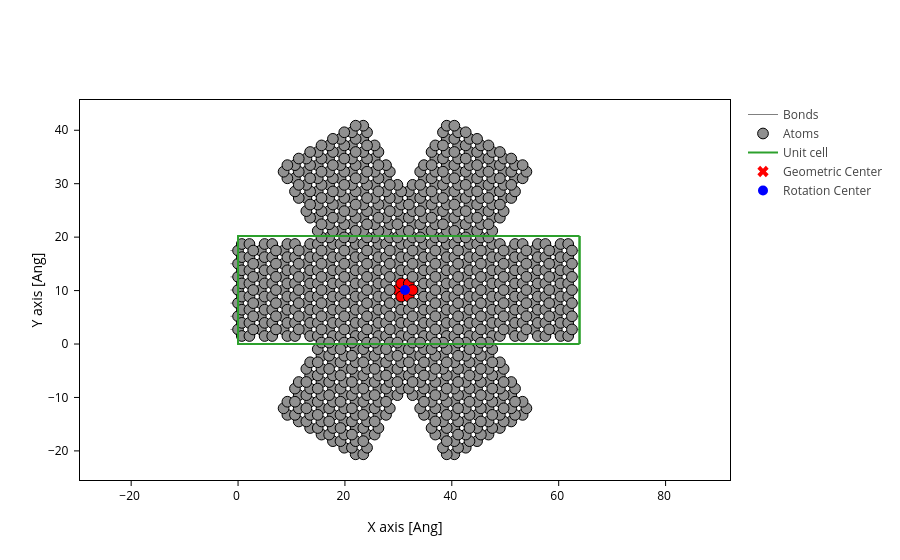

Notebook code for this chart:
### Markdown cell above
# Automation using `kind = 'armchair'`

### Code cell
WIDTH = 15
LENGTH = 15
graphene, atom_index = generate_structure(width=WIDTH, length=LENGTH)

fig = plot_with_center(graphene)

# fig.update_inputs(atoms_style=[{"color": "red", "atoms": atom_index[0]}, {"color": "blue", "atoms": atom_index[1]}, {"color": "green", "atoms": atom_index[2]} ])
fig.show()

### Figure 1 — Plotly figure (JSON) as saved in the notebook; plotly's stock layout.template omitted (floating-point values rounded to 4 significant figures; data arrays with more than 128 entries replaced by an {"elided": "..."} marker saying what was removed)
{"data": [{"line": {"color": "gray", "width": 1}, "meta": {}, "mode": "lines", "name": "Bonds", "opacity": 1, "type": "scatter", "x": {"elided": "30912 float values"}, "y": {"elided": "30912 float values"}}, {"marker": {"color": {"elided": "1014 str values"}, "line": {"color": "black", "width": 1}, "opacity": 1, "size": 10.72}, "meta": {}, "mode": "markers", "name": "Atoms", "opacity": 1, "type": "scatter", "x": {"elided": "1014 float values"}, "y": {"elided": "1014 float values"}}, {"meta": {}, "mode": "lines", "name": "Unit cell", "type": "scatter", "x": [0.0, 0.0, 63.9, 63.9, 0.0, 0.0, NaN, 0.0, 0.0, 0.0, 63.9, 63.9, 0.0, NaN, 63.9, 63.9, NaN, 63.9, 63.9], "y": [0.0, 20.22, 20.22, 20.22, 20.22, 20.22, NaN, 20.22, 0.0, 0.0, 0.0, 0.0, 0.0, NaN, 20.22, 0.0, NaN, 20.22, 0.0]}, {"marker": {"color": "red", "size": 10, "symbol": "x"}, "mode": "markers", "name": "Geometric Center", "type": "scatter", "x": [31.24], "y": [10.11]}, {"marker": {"color": "blue", "size": 10, "symbol": "circle"}, "mode": "markers", "name": "Rotation Center", "type": "scatter", "x": [31.24], "y": [10.11]}], "layout": {"scene": {"aspectmode": "data", "xaxis": {"title": {"text": "X axis [Ang]"}}, "yaxis": {"title": {"text": "Y axis [Ang]"}}}, "xaxis": {"scaleanchor": "y", "scaleratio": 1, "title": {"text": "X axis [Ang]"}}, "yaxis": {"title": {"text": "Y axis [Ang]"}}}}
